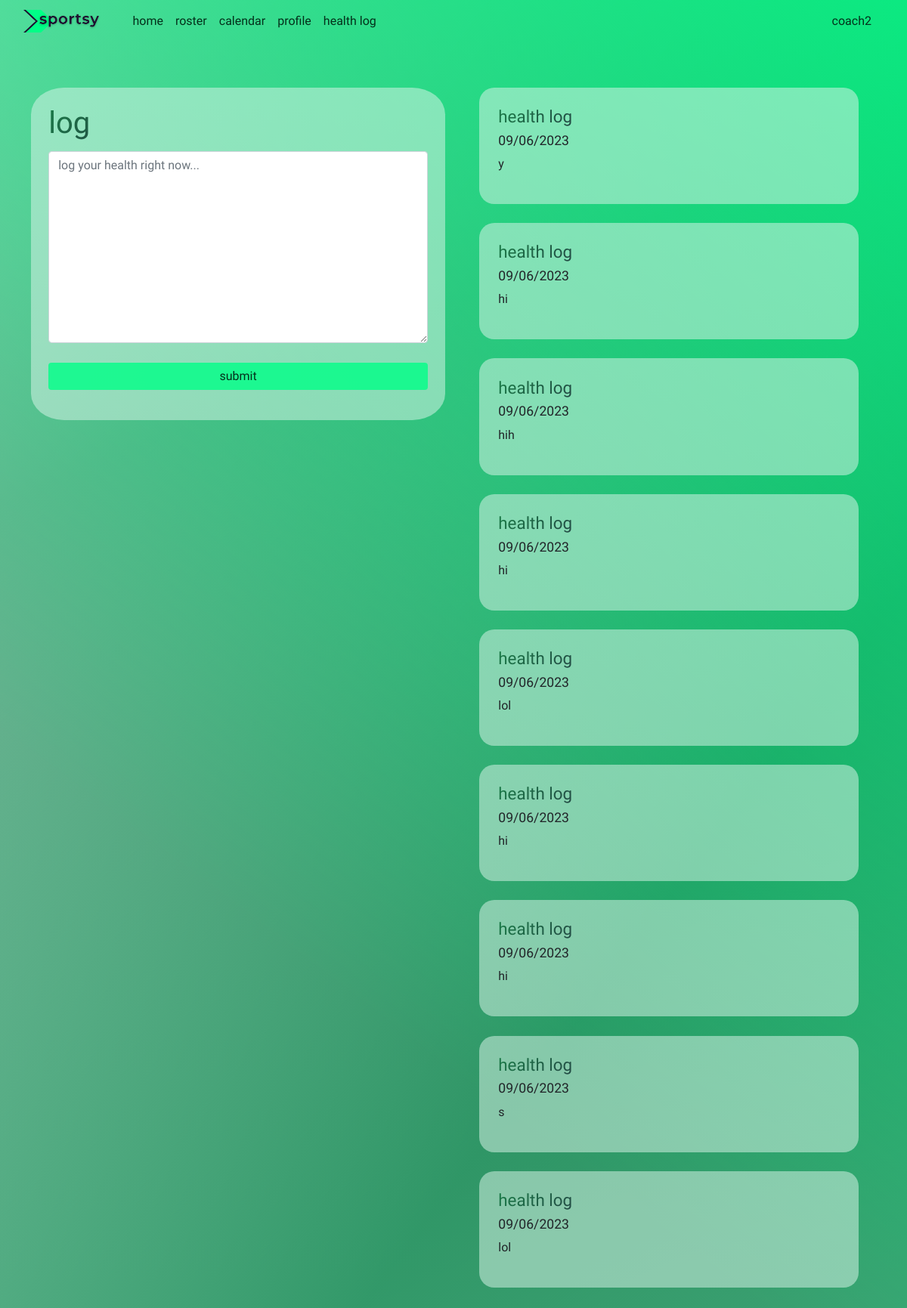
The page /log (signed in) on the database its author committed.
### main.py (models this page shows, shortened)
class User(db.Model, UserMixin):
    __tablename__='users'
    id = db.Column(db.Integer, primary_key=True,autoincrement=True)
    fname=db.Column(db.String(20))
    lname=db.Column(db.String(20))
    email=db.Column(db.String(20))
    password_hash=db.Column(db.String(128))
    dob = db.Column(db.Date)
    pb = db.Column(db.String(20))
    healthinfo=db.Column(db.String(100))
    dom_side = db.Column(db.String(5))
    coach_or_player=db.Column(db.String(6))
    team_code = db.Column(db.Integer)

class HealthLog(db.Model):
    __tablename__="healthlog"
    log_id=db.Column(db.Integer, primary_key=True,autoincrement=True)
    id=db.Column(db.Integer)
    log=db.Column(db.String(1000))

### main.py (the view, shortened to what this page needs)
@app.route('/log', methods=["GET", "POST"])
def log():
    form = HealthLogForm()
    now = datetime.now()
    year = now.strftime("%Y")
    month = now.strftime("%m")
    day = now.strftime("%d")
    if not current_user.is_authenticated:
        return redirect(url_for('login'))
    log_data = HealthLog.query.filter_by(id=current_user.id).all()
    return render_template('log.html', form=form, log_data=log_data, year=year, month=month, day=day)

### form.py
class HealthLogForm(FlaskForm):
    log = TextAreaField('health log', validators=[DataRequired()])
    log_submit = SubmitField('log your entry')

### main.py (called while the page is built)
@login_manager.user_loader
def load_user(user_id):
    return User.query.get(int(user_id))

### templates/log.html (shortened to what this page needs)
{% extends 'base.html' %}
{% block body %}
<div id="log">
    <div id="log-content">
        <form method ="POST" class="log-input" id="log-form" action="{{ url_for('log') }}">
            <h1 id="log-title">log</h1>
            <div class="form-group">
                {{ form.log(class="form-control", rows="10", placeholder="log your health right now...", id="inputLog") }}
            </div>
            <div class="form-group">
                {{ form.log_submit(id="submit-btn", class="btn btn-primary", value="submit") }}
            </div>
        </form>
        <div class="log-output">
            {% for log in log_data %}
                {% if log.id == current_user.id %}
                    <div class='log-log'>
                        <div class="log-head">
                            <h3 class="log-title">health log</h3>
                            <h3 class="log-date">{{day}}/{{month}}/{{year}}</h3>
                        </div>
                        <p class="log-msg">{{ log.log }}</p>
                    </div>
                {% endif %}
        {% endfor %}
        </div>
    </div>
</div>
{% endblock %}

### templates/base.html (shortened to what this page needs)
<!DOCTYPE html>
<html lang="en" style = 'background-image: url('/static/img/sportsy_bg.png')'>
<head>
    <link rel="stylesheet" href="https://cdn.jsdelivr.net/npm/bootstrap@4.3.1/dist/css/bootstrap.min.css">
    <link rel="stylesheet" href="{{ url_for('static', filename='css/style.css') }}">
</head>
<body>
  <nav class="navbar sticky-top navbar-expand-sm">
          <div class="container-fluid">
              <a class="nav-logo" href="{{ url_for('index') }}">
                    <img class = "nav-logo"  src="{{ url_for('static', filename='/img/logo.png') }}">
              </a>
              <div class="collapse navbar-collapse" id="navbarID">
                <div class="navbar-nav">
                      <a class="nav-link active" aria-current="page" href="{{ url_for('index') }}">home</a>
                      <a class="nav-link active" aria-current="page" href="{{ url_for('roster') }}">roster</a>
                      <a class="nav-link active" aria-current="page" href="{{ url_for('calendar') }}">calendar</a>
                      <a class="nav-link active" aria-current="page" href="{{ url_for('profile') }}">profile</a>
                      <a class="nav-link active" aria-current="page" href="{{ url_for('log') }}">health log</a>
                  </div>
              </div>
            {% if not current_user.is_authenticated %}
                 <a class="nav-link active" aria-current="page" href="{{ url_for('login') }}">login</a>
            {% else %}
                <a class="nav-link active" aria-current="page" href="{{ url_for('profile') }}">{{ current_user.fname }}</a>
            {% endif %}
          </div>
      </nav>
  {% block body %}{% endblock %}
</body>
</html>

### static/css/style.css (style rules this page uses)
html { height: 100vh; color: #04301B; scroll-behavior: smooth; }
body { font-family: 'Montserrat', sans-serif !important; min-height: 100vh; margin: 0; background: linear-gradient( 217deg, rgba(0, 255, 135, 0.8), rgba(255, 0, 0, 0) 70.71% ), linear-gradient(127deg, rgba(177, 255, 220, 0.616), rgba(0, 131, 70, 0.75) 70.71%), linear-gradient(336deg, rgba(219, 245, 233, 0.516), rgba(4, 48, 27, 0.73) 70.71%); background-size: 100% 100%, cover; background-repeat: repeat-y; padding: 0% }
a { color: rgb(4, 48, 27); }
.nav-logo { height: 30px; width: 102.4px; margin-right: 3%; transition: transform .2s; }
nav { background: transparent; }
nav a { color:rgb(4, 48, 27); }
.form-group { padding-top: 1%; padding-bottom: 1%; }
#submit-btn { border: none !important; background-color: rgba(0, 255, 135, 0.8) !important; width: 100%; height: 15%; color: rgb(4, 48, 27); }
#log { display: flex; justify-content: center; }
#log-content { display: flex; justify-content: space-around; width: 95%; margin-top: 5%; }
#log-title { background-image: linear-gradient( -225deg, #1a7c47 0%, #2d0d41 29%, #4f3378 67%, rgb(4, 48, 27) 100% ); background-size: auto auto; background-clip: border-box; background-size: 200% auto; color: #fff; background-clip: text; text-fill-color: transparent; -webkit-background-clip: text; -webkit-text-fill-color: transparent; animation: textclip 5s linear infinite; }
#log-form { height: 440px; width: 48%; padding: 2%; background-color: rgba(219, 245, 233, 0.516); border-radius: 8%; }
.log-output { display: flex; flex-direction: column; justify-content: space-between; width: 48%; padding: 2%; padding-top:0%; }
.log-title { background-image: linear-gradient( -225deg, #1a7c47 0%, #2d0d41 29%, #4f3378 67%, rgb(4, 48, 27) 100% ); background-size: auto auto; background-clip: border-box; background-size: 200% auto; color: #fff; background-clip: text; text-fill-color: transparent; -webkit-background-clip: text; -webkit-text-fill-color: transparent; animation: textclip 5s linear infinite; font-size: 140%; }
.log-date { font-size: 110%; }
.log-log { background-color: rgba(219, 245, 233, 0.516); border-radius: 20px; padding: 5%; margin-bottom: 5%; }
.log-msg { width:100%; overflow-wrap: break-word; }

### rows shown on the page
User: fname "coach2"
HealthLog: log "y"
HealthLog: log "hi"
HealthLog: log "hih"
HealthLog: log "hi"
HealthLog: log "lol"
HealthLog: log "hi"
HealthLog: log "hi"
HealthLog: log "s"
HealthLog: log "lol"
